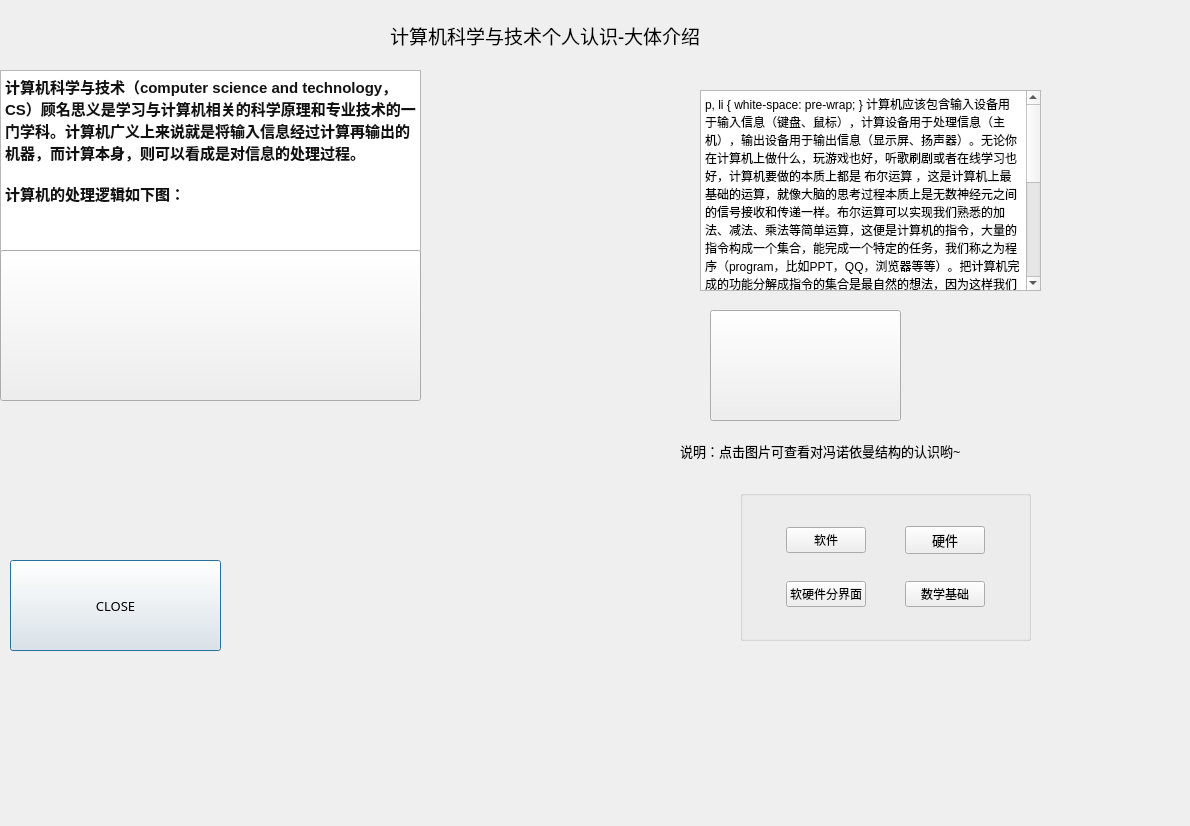
<?xml version="1.0" encoding="UTF-8"?>
<ui version="4.0">
 <class>Dialog</class>
 <widget class="QDialog" name="Dialog">
  <property name="geometry">
   <rect>
    <x>0</x>
    <y>0</y>
    <width>1190</width>
    <height>826</height>
   </rect>
  </property>
  <property name="minimumSize">
   <size>
    <width>1190</width>
    <height>826</height>
   </size>
  </property>
  <property name="maximumSize">
   <size>
    <width>1190</width>
    <height>826</height>
   </size>
  </property>
  <property name="windowTitle">
   <string>Dialog</string>
  </property>
  <widget class="QPushButton" name="btn1">
   <property name="geometry">
    <rect>
     <x>10</x>
     <y>560</y>
     <width>211</width>
     <height>91</height>
    </rect>
   </property>
   <property name="font">
    <font>
     <family>楷体</family>
     <pointsize>10</pointsize>
    </font>
   </property>
   <property name="text">
    <string>CLOSE</string>
   </property>
  </widget>
  <widget class="QLabel" name="label1">
   <property name="geometry">
    <rect>
     <x>390</x>
     <y>20</y>
     <width>421</width>
     <height>31</height>
    </rect>
   </property>
   <property name="font">
    <font>
     <family>黑体</family>
     <pointsize>14</pointsize>
    </font>
   </property>
   <property name="text">
    <string>计算机科学与技术个人认识-大体介绍</string>
   </property>
  </widget>
  <widget class="QTextEdit" name="textEdit">
   <property name="geometry">
    <rect>
     <x>0</x>
     <y>70</y>
     <width>421</width>
     <height>191</height>
    </rect>
   </property>
   <property name="html">
    <string>&lt;!DOCTYPE HTML PUBLIC &quot;-//W3C//DTD HTML 4.0//EN&quot; &quot;http://www.w3.org/TR/REC-html40/strict.dtd&quot;&gt;
&lt;html&gt;&lt;head&gt;&lt;meta name=&quot;qrichtext&quot; content=&quot;1&quot; /&gt;&lt;style type=&quot;text/css&quot;&gt;
p, li { white-space: pre-wrap; }
&lt;/style&gt;&lt;/head&gt;&lt;body style=&quot; font-family:'SimSun'; font-size:7.2pt; font-weight:400; font-style:normal;&quot;&gt;
&lt;p style=&quot; margin-top:0px; margin-bottom:0px; margin-left:0px; margin-right:0px; -qt-block-indent:0; text-indent:0px;&quot;&gt;&lt;span style=&quot; font-family:'-apple-system','BlinkMacSystemFont','Helvetica Neue','PingFang SC','Microsoft YaHei','Source Han Sans SC','Noto Sans CJK SC','WenQuanYi Micro Hei','sans-serif'; font-size:11pt; font-weight:600; color:#121212; background-color:#ffffff;&quot;&gt;计算机科学与技术（computer science and technology，CS）顾名思义是学习与计算机相关的科学原理和专业技术的一门学科。计算机广义上来说就是将输入信息经过计算再输出的机器，而计算本身，则可以看成是对信息的处理过程。&lt;/span&gt;&lt;/p&gt;
&lt;p style=&quot;-qt-paragraph-type:empty; margin-top:0px; margin-bottom:0px; margin-left:0px; margin-right:0px; -qt-block-indent:0; text-indent:0px; font-family:'-apple-system','BlinkMacSystemFont','Helvetica Neue','PingFang SC','Microsoft YaHei','Source Han Sans SC','Noto Sans CJK SC','WenQuanYi Micro Hei','sans-serif'; font-size:11pt; font-weight:600; color:#121212;&quot;&gt;&lt;br /&gt;&lt;/p&gt;
&lt;p style=&quot; margin-top:0px; margin-bottom:0px; margin-left:0px; margin-right:0px; -qt-block-indent:0; text-indent:0px;&quot;&gt;&lt;span style=&quot; font-family:'-apple-system','BlinkMacSystemFont','Helvetica Neue','PingFang SC','Microsoft YaHei','Source Han Sans SC','Noto Sans CJK SC','WenQuanYi Micro Hei','sans-serif'; font-size:11pt; font-weight:600; color:#121212; background-color:#ffffff;&quot;&gt;计算机的处理逻辑如下图：&lt;/span&gt;&lt;/p&gt;&lt;/body&gt;&lt;/html&gt;</string>
   </property>
  </widget>
  <widget class="QPushButton" name="pushButton">
   <property name="geometry">
    <rect>
     <x>0</x>
     <y>250</y>
     <width>421</width>
     <height>151</height>
    </rect>
   </property>
   <property name="styleSheet">
    <string notr="true">border-image: url(:/Image/28.png);</string>
   </property>
   <property name="text">
    <string/>
   </property>
  </widget>
  <widget class="QPushButton" name="btn2">
   <property name="geometry">
    <rect>
     <x>710</x>
     <y>310</y>
     <width>191</width>
     <height>111</height>
    </rect>
   </property>
   <property name="styleSheet">
    <string notr="true">border-image: url(:/Image/31.png);</string>
   </property>
   <property name="text">
    <string/>
   </property>
  </widget>
  <widget class="QTextEdit" name="textEdit_2">
   <property name="geometry">
    <rect>
     <x>700</x>
     <y>90</y>
     <width>341</width>
     <height>201</height>
    </rect>
   </property>
   <property name="html">
    <string>&lt;!DOCTYPE HTML PUBLIC &quot;-//W3C//DTD HTML 4.0//EN&quot; &quot;http://www.w3.org/TR/REC-html40/strict.dtd&quot;&gt;
&lt;html&gt;&lt;head&gt;&lt;meta name=&quot;qrichtext&quot; content=&quot;1&quot; /&gt;&lt;style type=&quot;text/css&quot;&gt;
p, li { white-space: pre-wrap; }
&lt;/style&gt;&lt;/head&gt;&lt;body style=&quot; font-family:'SimSun'; font-size:7.2pt; font-weight:400; font-style:normal;&quot;&gt;
&lt;p style=&quot; margin-top:0px; margin-bottom:0px; margin-left:0px; margin-right:0px; -qt-block-indent:0; text-indent:0px;&quot;&gt;&lt;span style=&quot; font-size:10pt; font-weight:600;&quot;&gt;计算机应该包含输入设备用于输入信息（键盘、鼠标），计算设备用于处理信息（主机），输出设备用于输出信息（显示屏、扬声器）。无论你在计算机上做什么，玩游戏也好，听歌刷剧或者在线学习也好，计算机要做的本质上都是&lt;/span&gt;&lt;a href=&quot;https://www.zhihu.com/search?q=%E5%B8%83%E5%B0%94%E8%BF%90%E7%AE%97&amp;amp;search_source=Entity&amp;amp;hybrid_search_source=Entity&amp;amp;hybrid_search_extra=%7B%22sourceType%22%3A%22answer%22%2C%22sourceId%22%3A690957563%7D&quot;&gt;&lt;span style=&quot; font-size:10pt; font-weight:600; text-decoration: underline; color:#0000ff;&quot;&gt;布尔运算&lt;/span&gt;&lt;/a&gt;&lt;span style=&quot; font-size:10pt; font-weight:600;&quot;&gt;，这是计算机上最基础的运算，就像大脑的思考过程本质上是无数神经元之间的信号接收和传递一样。布尔运算可以实现我们熟悉的加法、减法、乘法等简单运算，这便是计算机的指令，大量的指令构成一个集合，能完成一个特定的任务，我们称之为程序（program，比如PPT，QQ，浏览器等等）。把计算机完成的功能分解成指令的集合是最自然的想法，因为这样我们就可以灵活地编写各种各样的程序来完成不同的任务，计算机因此得以应用在方方面面，编写程序的过程就叫做编程（programming）。冯·诺依曼于1946年提出存储程序原理，把程序本身当作数据来对待，程序和该程序处理的数据用同样的方式储存，计算机按照程序顺序执行，这就是冯·诺依曼体系结构（von Neumann architecture）。为了存储程序和数据，上面所说的计算设备应该包含存储设备（主存、磁盘），而为了执行程序的指令，计算设备还应包含实现算术运算和逻辑运算的运算器，以及指挥各部件有条不紊协同工作的控制器。&lt;/span&gt;&lt;/p&gt;
&lt;p style=&quot;-qt-paragraph-type:empty; margin-top:0px; margin-bottom:0px; margin-left:0px; margin-right:0px; -qt-block-indent:0; text-indent:0px; font-size:10pt; font-weight:600;&quot;&gt;&lt;br /&gt;&lt;/p&gt;
&lt;p style=&quot; margin-top:0px; margin-bottom:0px; margin-left:0px; margin-right:0px; -qt-block-indent:0; text-indent:0px;&quot;&gt;&lt;span style=&quot; font-size:10pt; font-weight:600;&quot;&gt;  &lt;/span&gt;&lt;span style=&quot; font-family:'-apple-system','BlinkMacSystemFont','Helvetica Neue','PingFang SC','Microsoft YaHei','Source Han Sans SC','Noto Sans CJK SC','WenQuanYi Micro Hei','sans-serif'; font-size:10pt; font-weight:600; color:#121212; background-color:#ffffff;&quot;&gt;计算机素有软硬件之分，下面我将从软硬件的大致分界处先向下（底层硬件），再向上（应用、网络）一一引出计算机科学与技术专业本科涉及的主要专业基础课程，然后再介绍本专业所要求的数学基础课程。&lt;/span&gt;&lt;/p&gt;&lt;/body&gt;&lt;/html&gt;</string>
   </property>
  </widget>
  <widget class="QLabel" name="label2">
   <property name="geometry">
    <rect>
     <x>680</x>
     <y>410</y>
     <width>391</width>
     <height>81</height>
    </rect>
   </property>
   <property name="font">
    <font>
     <family>黑体</family>
     <pointsize>10</pointsize>
    </font>
   </property>
   <property name="text">
    <string>说明：点击图片可查看对冯诺依曼结构的认识哟~</string>
   </property>
  </widget>
  <widget class="QGroupBox" name="groupBox">
   <property name="geometry">
    <rect>
     <x>740</x>
     <y>490</y>
     <width>291</width>
     <height>151</height>
    </rect>
   </property>
   <property name="title">
    <string/>
   </property>
   <layout class="QGridLayout" name="gridLayout">
    <item row="0" column="1">
     <widget class="QPushButton" name="btn3">
      <property name="font">
       <font>
        <family>楷体</family>
        <pointsize>9</pointsize>
       </font>
      </property>
      <property name="text">
       <string>软件</string>
      </property>
     </widget>
    </item>
    <item row="0" column="4">
     <spacer name="horizontalSpacer_2">
      <property name="orientation">
       <enum>Qt::Horizontal</enum>
      </property>
      <property name="sizeHint" stdset="0">
       <size>
        <width>40</width>
        <height>20</height>
       </size>
      </property>
     </spacer>
    </item>
    <item row="0" column="3">
     <widget class="QPushButton" name="btn5">
      <property name="font">
       <font>
        <family>楷体</family>
        <pointsize>10</pointsize>
       </font>
      </property>
      <property name="text">
       <string>硬件</string>
      </property>
     </widget>
    </item>
    <item row="1" column="1">
     <widget class="QPushButton" name="btn6">
      <property name="font">
       <font>
        <family>楷体</family>
        <pointsize>9</pointsize>
       </font>
      </property>
      <property name="text">
       <string>软硬件分界面</string>
      </property>
     </widget>
    </item>
    <item row="1" column="3">
     <widget class="QPushButton" name="btn4">
      <property name="font">
       <font>
        <family>楷体</family>
        <pointsize>9</pointsize>
       </font>
      </property>
      <property name="text">
       <string>数学基础</string>
      </property>
     </widget>
    </item>
    <item row="0" column="0">
     <spacer name="horizontalSpacer">
      <property name="orientation">
       <enum>Qt::Horizontal</enum>
      </property>
      <property name="sizeHint" stdset="0">
       <size>
        <width>40</width>
        <height>20</height>
       </size>
      </property>
     </spacer>
    </item>
    <item row="0" column="2">
     <spacer name="horizontalSpacer_3">
      <property name="orientation">
       <enum>Qt::Horizontal</enum>
      </property>
      <property name="sizeHint" stdset="0">
       <size>
        <width>40</width>
        <height>20</height>
       </size>
      </property>
     </spacer>
    </item>
    <item row="1" column="0">
     <spacer name="horizontalSpacer_4">
      <property name="orientation">
       <enum>Qt::Horizontal</enum>
      </property>
      <property name="sizeHint" stdset="0">
       <size>
        <width>40</width>
        <height>20</height>
       </size>
      </property>
     </spacer>
    </item>
    <item row="1" column="4">
     <spacer name="horizontalSpacer_5">
      <property name="orientation">
       <enum>Qt::Horizontal</enum>
      </property>
      <property name="sizeHint" stdset="0">
       <size>
        <width>40</width>
        <height>20</height>
       </size>
      </property>
     </spacer>
    </item>
    <item row="1" column="2">
     <spacer name="horizontalSpacer_6">
      <property name="orientation">
       <enum>Qt::Horizontal</enum>
      </property>
      <property name="sizeHint" stdset="0">
       <size>
        <width>40</width>
        <height>20</height>
       </size>
      </property>
     </spacer>
    </item>
   </layout>
  </widget>
 </widget>
 <resources/>
 <connections/>
</ui>
